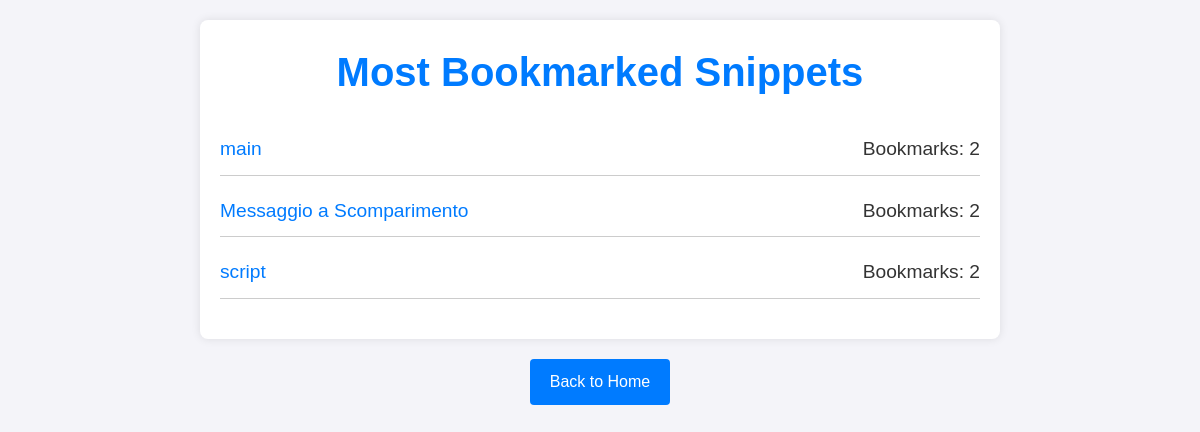
Before: /bookmarks/most-bookmarked/ with the older database file.
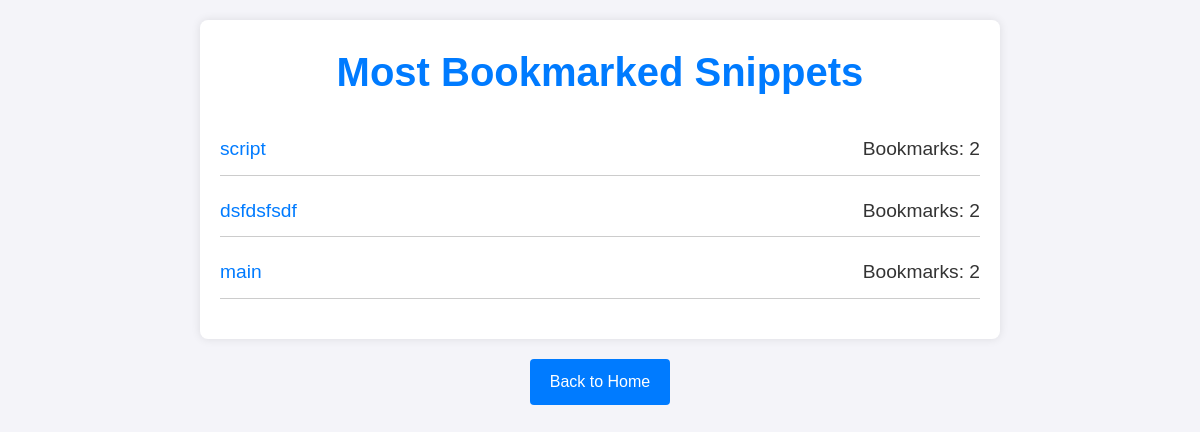
After: the same page with the newer database file.
### snippets/models.py (models this page shows, shortened)
class Snippet(models.Model):
    title = models.CharField(max_length=255)
    language = models.ForeignKey(Language, related_name='snippets', on_delete=models.CASCADE)
    author = models.ForeignKey(User, related_name='snippets', on_delete=models.CASCADE)
    description = models.TextField()
    description_html = models.TextField(editable=False)
    code = models.TextField()
    highlighted_code = models.TextField(editable=False)
    pub_date = models.DateTimeField(default=timezone.now, editable=False)
    update_date = models.DateTimeField(default=timezone.now, editable=False)
    tags = models.CharField(max_length=255, default='')
    class Meta:
        ordering = ['-pub_date']

### bookmarks/views.py (the view)
# urls.py: path('most-bookmarked/', MostBookmarkedView.as_view(), name='most_bookmarked'),
class MostBookmarkedView(ListView):
    model = Snippet
    template_name = 'bookmarks/templates/bookmark/most_bookmarked.html'
    context_object_name = 'most_bookmarked_list'
    paginate_by = 10
    def get_queryset(self):
        queryset = Snippet.objects.annotate(bookmark_count=Count('bookmarks')).order_by('-bookmark_count')
        return queryset[:3]
    def get_context_data(self, **kwargs):
        context = super().get_context_data(**kwargs)
        return context

### bookmarks/templates/bookmark/most_bookmarked.html (shortened to what this page needs)
{% load static %}
<!DOCTYPE html>
<html lang="en">
<head>
    <link rel="stylesheet" href="{% static 'css/listed.css' %}">
</head>
<body>
<div class="container">
    <header>
        <h1>Most Bookmarked Snippets</h1>
    </header>
    <main>
        <ul>
            {% for snippet in most_bookmarked_list %}
                {% if snippet.bookmark_count > 0 %}
                    <li>
                        <span>
                            <a href="{% url 'snippet_detail' snippet.pk %}">{{ snippet.title }}</a>
                        </span>
                        <span>Bookmarks: {{ snippet.bookmark_count }}</span>
                    </li>
                {% endif %}
            {% empty %}
                <p>No snippets found.</p>
            {% endfor %}
        </ul>
    </main>
</div>
<footer>
    <a href="{% url 'home' %}" class="btn">Back to Home</a>
</footer>
</body>
</html>

Changed rows visible on the page:
no longer on this page (row edited): Snippet: title "Messaggio a Scomparimento", bookmark_count "2"
changed Snippet "script": moves up the list
now on this page (row edited): Snippet: title "dsfdsfsdf", bookmark_count "2"
